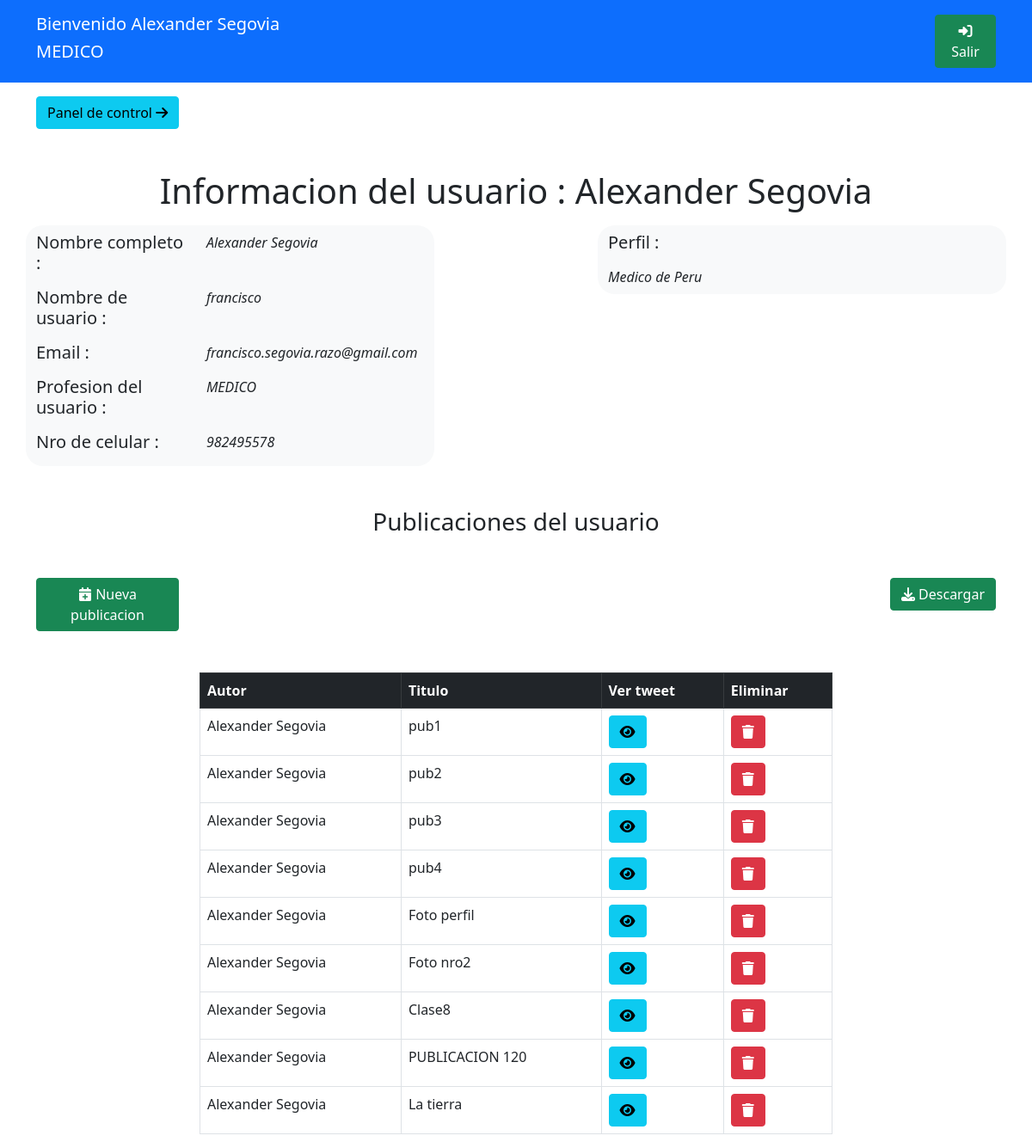
Screenshot of /informacionUsuario (signed in) with the database file from the repository.
### app3/models.py (models this page shows)
class datosUsuario(models.Model):
    profesion = models.CharField(max_length=48,null=True,blank=True)
    nroCelular = models.CharField(max_length=16,null=True,blank=True)
    perfilUsuario = models.CharField(max_length=256,null=True,blank=True)
    usrRel = models.OneToOneField(User,null=True,blank=True,on_delete=models.CASCADE)

class publicacion(models.Model):
    titulo = models.CharField(max_length=64,null=True,blank=True)
    descripcion = models.CharField(max_length=256,null=True,blank=True)
    autorPub = models.ForeignKey(User,on_delete=models.CASCADE, null=True, blank=True)
    imagenPub = models.ImageField(upload_to='imagenes/',null=True, blank=True)

### app3/views.py (the view)
# urls.py: path('informacionUsuario',views.informacionUsuario,name='informacionUsuario'),
@login_required(login_url='/')
def informacionUsuario(request):
    return render(request,'informacionUsuario.html',{
        'allPubs':publicacion.objects.all()
    })

### app3/templates/informacionUsuario.html (shortened to what this page needs)
{% load static %}
<!DOCTYPE html>
<html>
    <head>
        <link href="https://cdn.jsdelivr.net/npm/bootstrap@5.0.2/dist/css/bootstrap.min.css" rel="stylesheet">
        <link rel="stylesheet" href="https://cdnjs.cloudflare.com/ajax/libs/font-awesome/6.4.0/css/all.min.css" />
    </head>
    <body>
        <div class="bg-primary">
            <div class="container">
                <div class="row justify-content-between align-items-center">
                    <div class="col-4 mt-3 mb-3 text-white">
                        <div class="row">
                            <h5>Bienvenido {{ user.first_name }} {{ user.last_name }}</h5>
                        </div>
                        <div class="row">
                            <h5 id="elMod">{{ user.datosusuario.profesion }}</h5>
                        </div>
                    </div>
                    <div class="col-1">
                        <a class="btn btn-success" href="{% url 'app3:cerrarSesion' %}"><i class="fa-solid fa-right-to-bracket"></i> Salir</a>
                    </div>
                </div>
            </div>
        </div>
        <div class="container mt-3 mb-3">
            <div>
                <a href="{% url 'app3:consolaAdministrador' %}" class="btn btn-info">Panel de control <i class="fa-solid fa-arrow-right"></i></a>
            </div>
        </div>
        <div class="mt-5 text-center mb-3">
            <h1>Informacion del usuario : {{ user.first_name }} {{ user.last_name }}</h1>
        </div>
        <div class="container">
            <div class="row justify-content-between">
                <div class="col-5 bg-light" style="border-radius: 20px;">
                    <div class="row mb-2 mt-2">
                        <div class="col-5">
                            <h5>Nombre completo : </h5>
                        </div>
                        <div class="col-7">
                            <i>{{ user.first_name }} {{ user.last_name }}</i>
                        </div>
                    </div>
                    <div class="row mb-2">
                        <div class="col-5">
                            <h5>Nombre de usuario : </h5>
                        </div>
                        <div class="col-7">
                            <i>{{ user.username }}</i>
                        </div>
                    </div>
                    <div class="row mb-2">
                        <div class="col-5">
                            <h5>Email : </h5>
                        </div>
                        <div class="col-7">
                            <i>{{ user.email }}</i>
                        </div>
                    </div>
                    <div class="row mb-2">
                        <div class="col-5">
                            <h5>Profesion del usuario : </h5>
                        </div>
                        <div class="col-7">
                            <i>{{ user.datosusuario.profesion }}</i>
                        </div>
                    </div>
                    <div class="row mb-2">
                        <div class="col-5">
                            <h5>Nro de celular : </h5>
                        </div>
                        <div class="col-7">
                            <i>{{ user.datosusuario.nroCelular }}</i>
                        </div>
                    </div>
                </div>
                <div class="col-5 bg-light h-100" style="border-radius: 20px;">
                    <div class="row mb-2 mt-2">
                        <div class="col-5">
                            <h5>Perfil : </h5>
                        </div>
                    </div>
                    <div class="row mb-2">
                        <div class="col-12">
                            <i>{{ user.datosusuario.perfilUsuario }}</i>
                        </div>
                    </div>
                </div>
            </div>
        </div>
        <div class="mt-5 text-center mb-3">
            <h3>Publicaciones del usuario</h3>
        </div>
        <div class="container mt-5">
            <div class="row justify-content-between">
                <div class="col-2 text-start">
                    <button class="btn btn-success" data-bs-toggle="modal" data-bs-target="#nuevaPub"><i class="fa-solid fa-calendar-plus"></i> Nueva publicacion</button>
                </div>
                <div class="col-2 text-end">
                    <a class="btn btn-success" href="#"><i class="fa-solid fa-download"></i> Descargar</a>
                </div>
            </div>
        </div>
        <div class="mt-5 container">
            <div class="row justify-content-center">
                <div class="col-8">
                    <table class="table table-bordered">
                        <thead class="table-dark">
                            <th>Autor</th>
                            <th>Titulo</th>
                            <th>Ver tweet</th>
                            <th>Eliminar</th>
                        </thead>
                        <tbody>
                            {% for pubInfo in allPubs %}
                            <tr>
                                <td>{{ pubInfo.autorPub.first_name }} {{ pubInfo.autorPub.last_name }}</td>
                                <td>{{ pubInfo.titulo }}</td>
                                <td><button data-bs-toggle="modal" data-bs-target="#detallePub" id="{{ pubInfo.id }}" onclick="cargarPub(this.id)" class="btn btn-info"><i class="fa-solid fa-eye"></i></button></td>
                                <td><a class="btn btn-danger" href="#"><i class="fa-solid fa-trash"></i></a></td>
                            </tr>
                            {% endfor %}
                        </tbody>
                    </table>
                </div>
            </div>
        </div>
    </body>
</html>

### rows the page displays
publicacion: autorPub.first_name "Alexander", autorPub.last_name "Segovia", titulo "pub1"
publicacion: autorPub.first_name "Alexander", autorPub.last_name "Segovia", titulo "pub2"
publicacion: autorPub.first_name "Alexander", autorPub.last_name "Segovia", titulo "pub3"
publicacion: autorPub.first_name "Alexander", autorPub.last_name "Segovia", titulo "pub4"
publicacion: autorPub.first_name "Alexander", autorPub.last_name "Segovia", titulo "Foto perfil"
publicacion: autorPub.first_name "Alexander", autorPub.last_name "Segovia", titulo "Foto nro2"
publicacion: autorPub.first_name "Alexander", autorPub.last_name "Segovia", titulo "Clase8"
publicacion: autorPub.first_name "Alexander", autorPub.last_name "Segovia", titulo "PUBLICACION 120"
publicacion: autorPub.first_name "Alexander", autorPub.last_name "Segovia", titulo "La tierra"

### other values shown
{{ user.first_name }} "Alexander"
{{ user.last_name }} "Segovia"
{{ user.datosusuario.profesion }} "MEDICO"
{{ user.username }} "francisco"
{{ user.email }} "francisco.segovia.razo@gmail.com"
{{ user.datosusuario.nroCelular }} "982495578"
{{ user.datosusuario.perfilUsuario }} "Medico de Peru"
